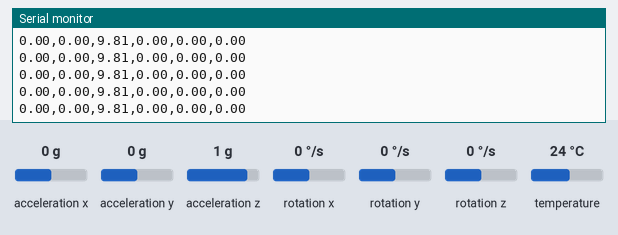
The sketch below on a simulated ESP32. On the bench: the last lines printed to the serial monitor. The inputs (shaded band) are chosen by the test bench; at power-on: acceleration x 0 g, acceleration y 0 g, acceleration z 1 g, rotation x 0 °/s, rotation y 0 °/s, rotation z 0 °/s, temperature 24 °C.

Above: at 1.2 s.
1.3 s: acceleration x set to -1.4 g
At 1.34 s:
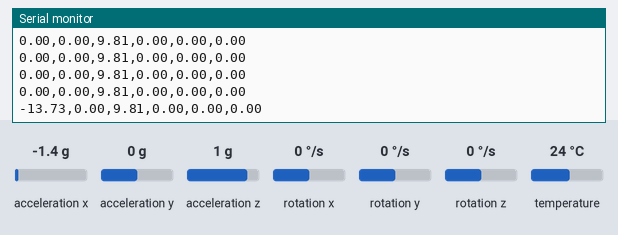
2.8 s: acceleration y set to -1.4 g
At 2.87 s:
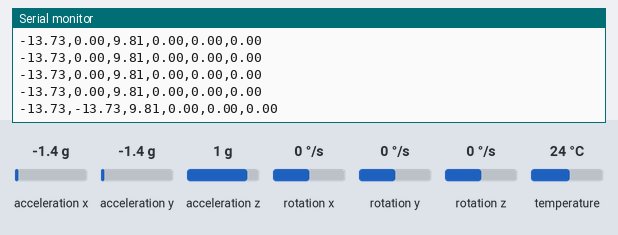
4.3 s: acceleration z set to -1.4 g
At 4.31 s:
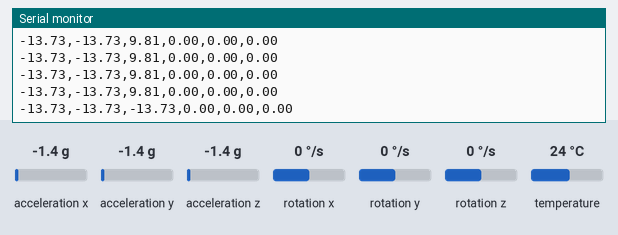
5.8 s: rotation x set to -192 °/s
At 5.84 s:
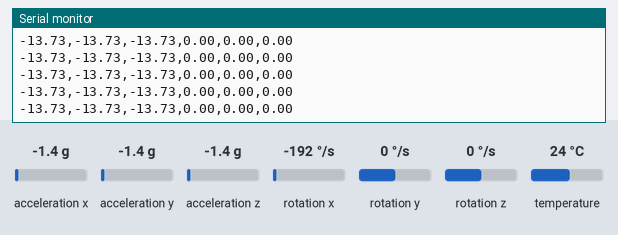
7.3 s: rotation y set to -192 °/s
At 7.38 s:
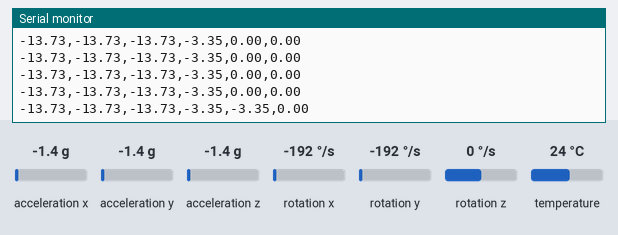

The sketch:

MPU6050.ino
```cpp
// Importing Libraries
#include <Wire.h> //I^2C communication
#include <Adafruit_MPU6050.h> //MPU6050 registers
#include <Adafruit_Sensor.h> //formatting for sensor data

//create MPU6050 object
Adafruit_MPU6050 mpu;

void setup() {
  Serial.begin(115200); //start com ESP32 <-> computer
  // 115200 = baud rate (communication speed)
  // 115200 = 115,200 bits per second / 8 = 14,400 bytes per second
  // suggested by chatGPT -> common for esp32(?)
  // set serial monitor and plotters to same baud if changing

  // SDA = GPIO4, SCL = GPIO5
  Wire.begin(4, 5);

  if (!mpu.begin()) { // initialize mpu6050 and verify connection
    Serial.println("MPU6050 not found!");
    while (1) { //stays here if sensor isnt found
      delay(10); //to prevent esp32 from relooping a ton of times per sec
    }
  }

  Serial.println("MPU6050 connected!");
}

void loop() {

  // variables to store latest readings from mpu6050
  sensors_event_t accel, gyro, temp;

  // read current sensor measurements and store them in the variables above
  mpu.getEvent(&accel, &gyro, &temp);

  // print the x acceleration value
  Serial.print(accel.acceleration.x);
  Serial.print(",");

  // print the y acceleration value
  Serial.print(accel.acceleration.y);
  Serial.print(",");

  // print the z acceleration value
  Serial.print(accel.acceleration.z);
  Serial.print(",");

  // print the x gyroscope value
  Serial.print(gyro.gyro.x);
  Serial.print(",");

  // print the y gyroscope value
  Serial.print(gyro.gyro.y);
  Serial.print(",");

  // print z gyroscope value and move to next line
  Serial.println(gyro.gyro.z);

  // wait 100 ms inbetween measurements
  // code samples at around 10 Hz (10 readings/sec), change delay for diff hz
  delay(100);
}
```

Measured:
- after the input at 1.3 s, the serial monitor: prints a new line at once (image 1)
- after the input at 2.8 s, the serial monitor: prints a new line after 0.07 s (image 2)
- after the input at 4.3 s, the serial monitor: prints a new line at once (image 3)
- after the input at 7.3 s, the serial monitor: prints a new line after 0.08 s (image 5)
